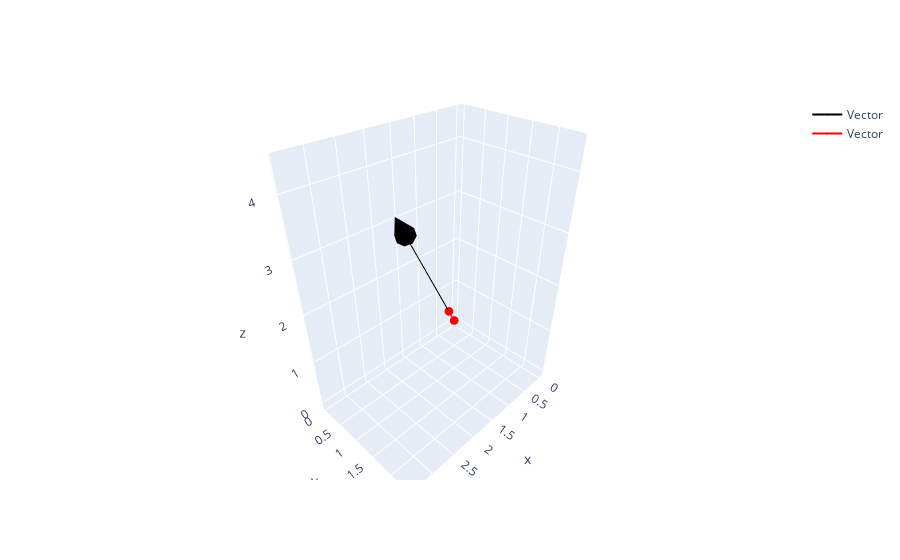

Notebook code cell kept with this figure:
### Code cell
# get the vector normal
V = pma.Vector(3,2,4)
f, o = V.quiverly(showlegend=True)
f, o = V.hat.quiverly(color='red', showlegend=True, fig=f)
f.show()

### Figure 1 — Plotly figure (JSON) as saved in the notebook; plotly's stock layout.template omitted (floating-point values rounded to 4 significant figures)
{"data": [{"line": {"color": "black"}, "marker": {"size": 0}, "name": "Vector", "showlegend": true, "type": "scatter3d", "x": [0, 3], "y": [0, 2], "z": [0, 4]}, {"colorscale": [[0, "black"], [1, "black"]], "showscale": false, "type": "cone", "u": [0.6], "v": [0.4], "w": [0.8], "x": [3], "y": [2], "z": [4]}, {"line": {"color": "red"}, "marker": {"size": 0}, "name": "Vector", "showlegend": true, "type": "scatter3d", "x": [0, 0.5571], "y": [0, 0.3714], "z": [0, 0.7428]}, {"colorscale": [[0, "red"], [1, "red"]], "showscale": false, "type": "cone", "u": [0.1114], "v": [0.07428], "w": [0.1486], "x": [0.5571], "y": [0.3714], "z": [0.7428]}], "layout": {}}
